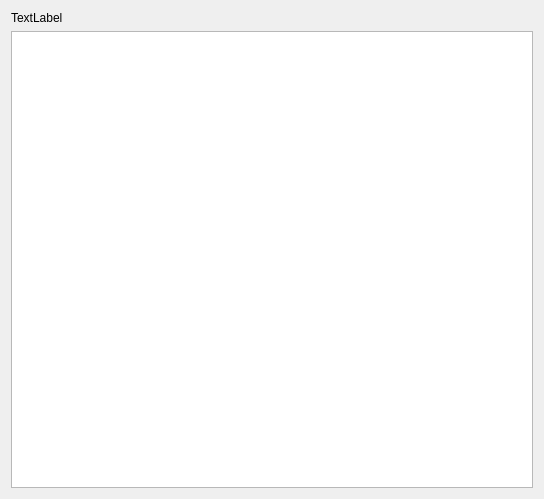
<?xml version="1.0" encoding="UTF-8"?>
<ui version="4.0">
 <class>protreewidget</class>
 <widget class="QDialog" name="protreewidget">
  <property name="geometry">
   <rect>
    <x>0</x>
    <y>0</y>
    <width>544</width>
    <height>499</height>
   </rect>
  </property>
  <property name="windowTitle">
   <string>Dialog</string>
  </property>
  <layout class="QVBoxLayout" name="verticalLayout_2">
   <item>
    <layout class="QVBoxLayout" name="verticalLayout">
     <item>
      <widget class="QLabel" name="label_pro">
       <property name="text">
        <string>TextLabel</string>
       </property>
      </widget>
     </item>
     <item>
      <widget class="QTreeView" name="treeView"/>
     </item>
    </layout>
   </item>
  </layout>
 </widget>
 <resources/>
 <connections/>
</ui>
